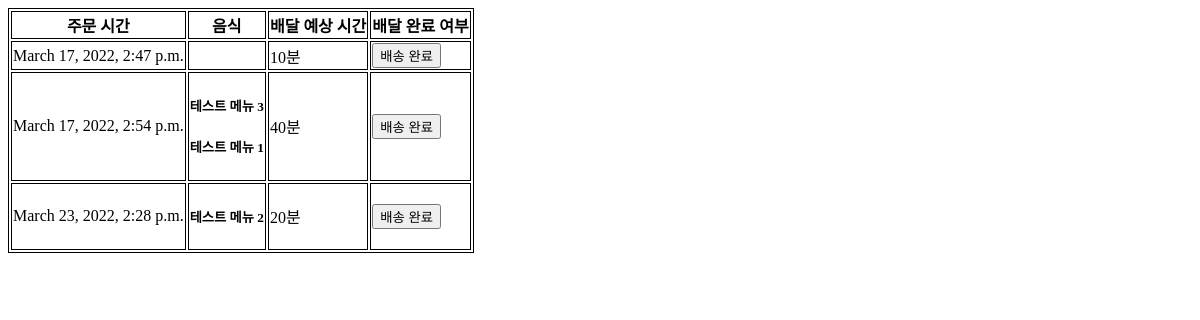
The page /delivery/orders/ on the database as committed earlier.
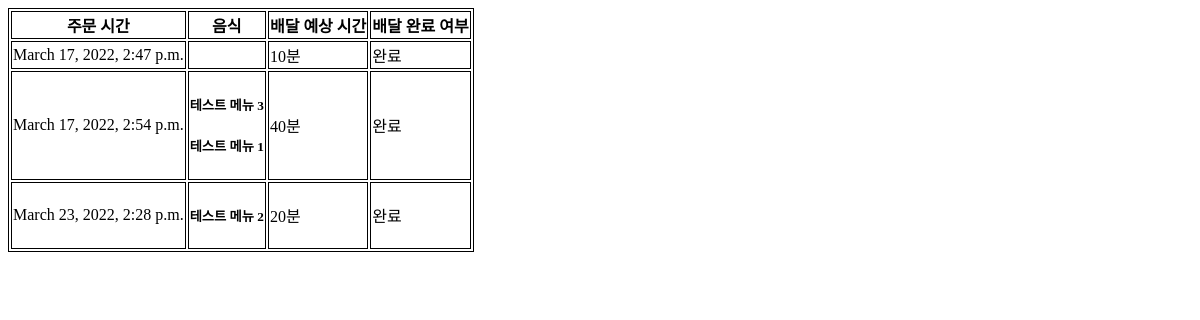
The same page on the database as committed later.
### order/models.py (models this page shows)
class Order(models.Model):
    shop = models.ForeignKey(Shop, on_delete=models.CASCADE)
    order_date = models.DateTimeField('date ordered')
    address = models.CharField(max_length=40)
    estimated_time = models.IntegerField(default=-1, help_text='예상소요시간')
    deliver_finish = models.BooleanField(default=False)

class OrderFoodlist(models.Model):
    order = models.ForeignKey(Order, on_delete=models.CASCADE)
    food_name = models.CharField(max_length=20)

### delivery/views.py (the view)
# urls.py: path('orders/', views.order_list, name='order_list'),
@csrf_exempt
def order_list(request):
    if request.method == 'GET':
        order_list = Order.objects.all()
        return render(request, 'delivery/order_list.html', {'order_list': order_list})
    if request.method == 'POST':
        order_item = Order.objects.get(pk=int(request.POST.get('order_id')))
        order_item.deliver_finish = True
        order_item.save()
        return render(request, 'delivery/success.html')

### delivery/templates/delivery/order_list.html (shortened to what this page needs)
<!DOCTYPE html>
<html lang="en">
<head>
</head>
<body>
    <table style="border: 1px solid black;">
        <tr style="border: 1px solid black;">
            <th style="border: 1px solid black;">주문 시간</th>
            <th style="border: 1px solid black;">음식</th>
            <th style="border: 1px solid black;">배달 예상 시간</th>
            <th style="border: 1px solid black;">배달 완료 여부</th>
        </tr>
        {% for order in order_list %}
        <tr style="border: 1px solid black;">
            <td style="border: 1px solid black;">
                {{ order.order_date }}
            </td>
            <td style="border: 1px solid black;">
                {% for food in order.orderfoodlist_set.all %}
                    <h5>{{ food.food_name }}</h5>
                {% endfor %}
            </td>
            <td style="border: 1px solid black;">
                {% if order.estimated_time == -1 %}
                    미정
                {% else %}
                    {{ order.estimated_time }}분
                {% endif %}
            </td>
            <td style="border: 1px solid black;">
                {% if order.deliver_finish == 0 %}
                   <form method="post" action="{% url 'order_list' %}">
                        <input type="submit" value="배송 완료">
                    </form>
                {% else %}
                    완료
                {% endif %}
            </td>
        </tr>
        {% endfor %}
    </table>
</body>
</html>

Rows that differ between the two databases and show on the page:
changed Order "March 17, 2022, 2:47 p.m.": value "배송 완료" → (not shown); now shows "완료"
changed Order "March 17, 2022, 2:54 p.m.": value "배송 완료" → (not shown); now shows "완료"
changed Order "March 23, 2022, 2:28 p.m.": value "배송 완료" → (not shown); now shows "완료"
